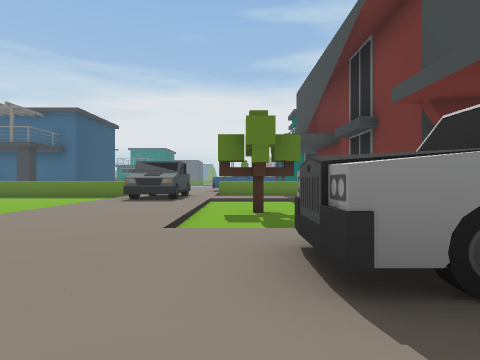
View 1 (above)

19 first-person views from a walk through a 3-D level made in the Unity game engine. The camera is 1.3 m above the floor, looks level and sees 75° across. The floor is counted in squares, 2 m on a side. Each view is taken from the middle of a square. On the plan, view 1 faces up. The plan holds only what a view shows up to about 10 squares ahead; the rest is blank. The place goes on beyond the plan.

View 2
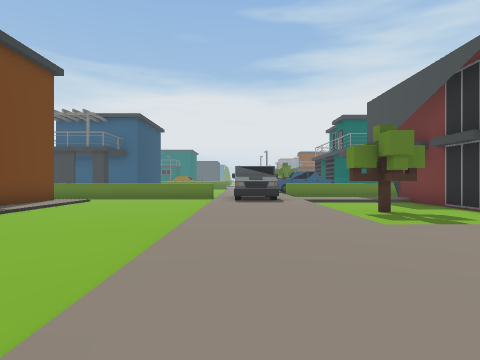

View 3
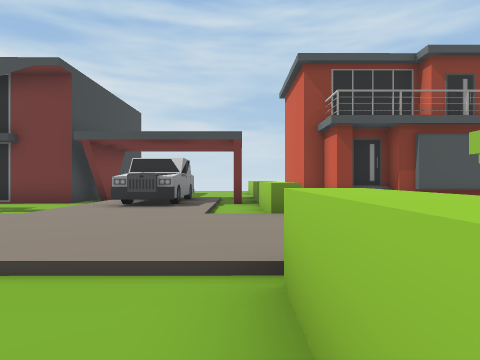

View 4
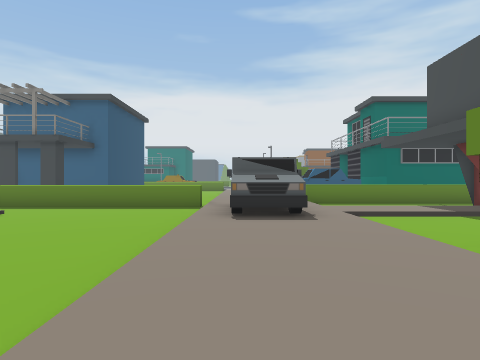

View 5
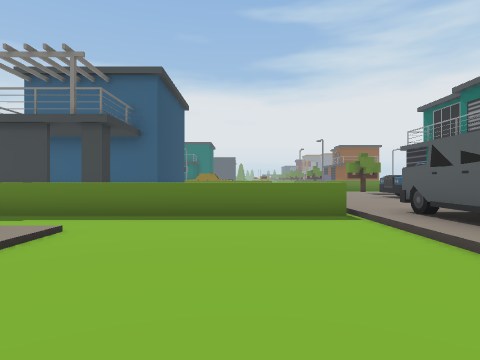

View 6
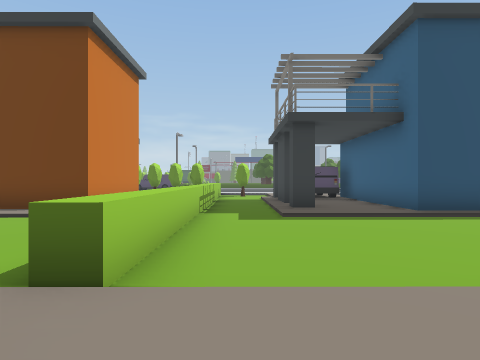

View 7
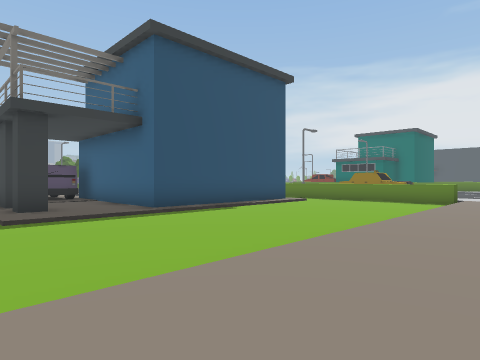

View 8
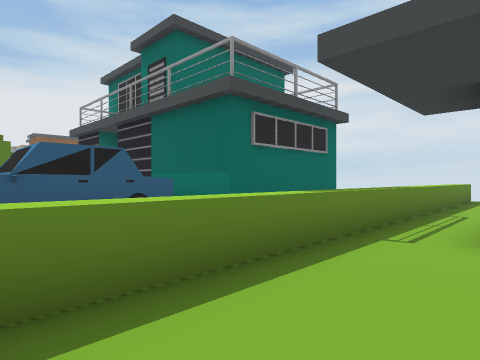

View 9
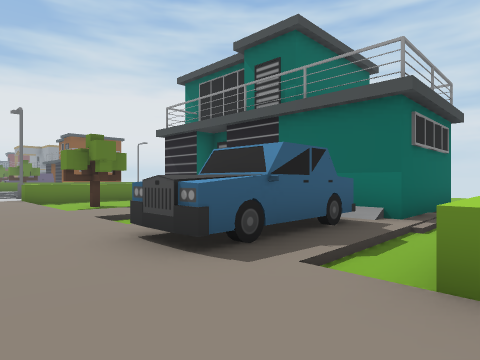

View 10
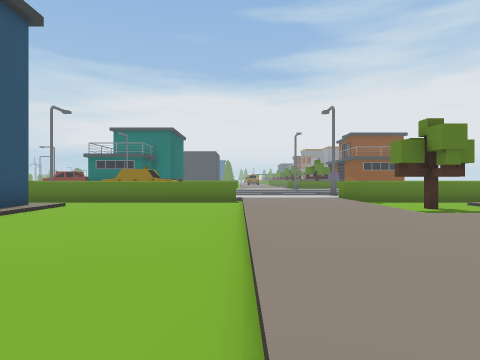

View 11
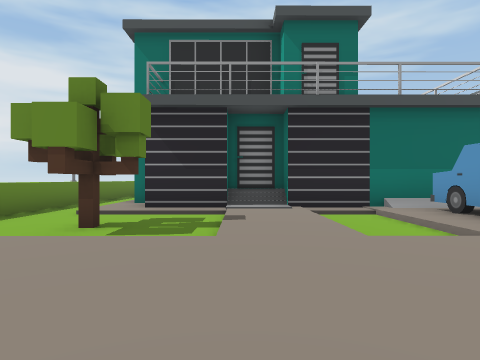

View 12
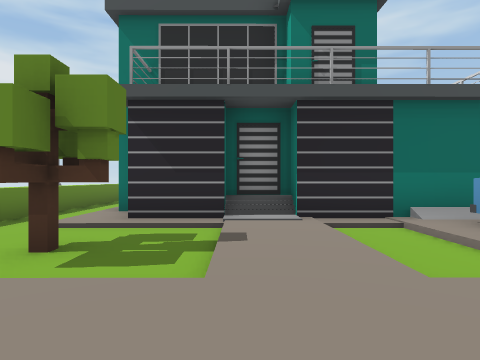

View 13
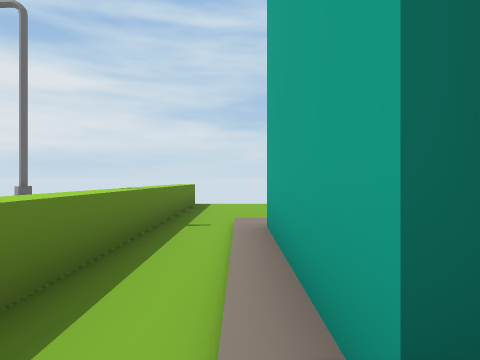

View 14
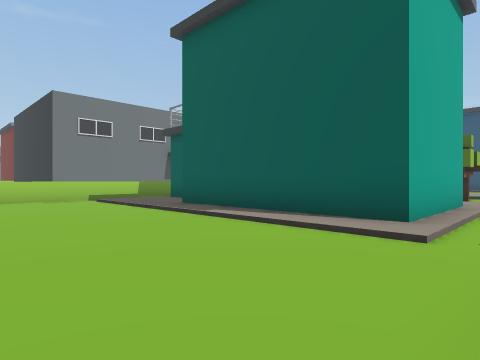

View 15
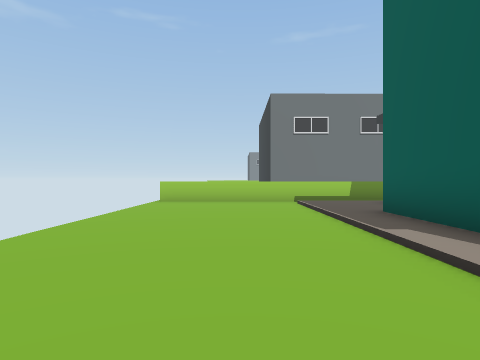

View 16
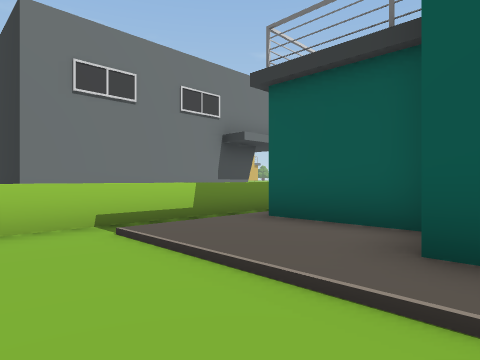

View 17
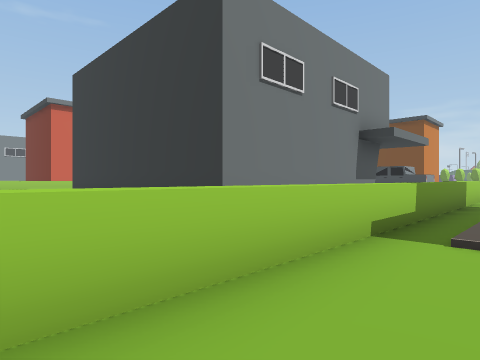

View 18
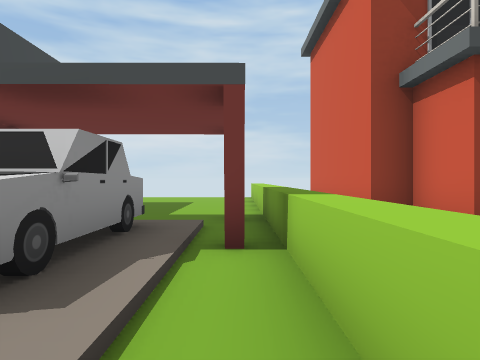

View 19
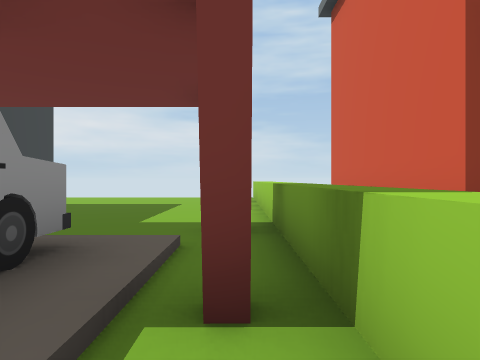

### Floor plan
Key: @ floor where view 1 was taken; # wall or solid block; x gap in a wall; . main floor; : floor 0.25 m higher than the main floor; / step, stairs or slope; ^ raised ledge; T truck; R tree; C car; O other object.
Columns run from 13 left of view 1 to 12 right of it. Each row starts with its distance up from view 1.
 25    ^^^^^^/::/^^^^^^^^^^^^^
 24    ....../::/.............
 23     /..../::/..///////....
 22     #..../::/RR/#####:....
 21     #..../::/../#   #:....
 20     #..../::::::#   #:....
 19     #..../::::::#   #:....
 18     #..../::/../#  ##:....
 17  ####..../::::::#  #::....
 16 O::::..../::CCCC#  #::....
 15   :::..../::CCC:####::....
 14  #x#/..../::/.............
 13  ......../::^^^^^^^^^^^^^^
 12  ^^^^^^^^^::/..........
 11    ....../T /////######
 10     ...../TT::::      #
  9  ####..../TT/...#     #
  8     #..../::/...#     #
  7     #..../::/...#     #
  6      ..../::/RR.#     #
  5      ..../::/...##    #..
  4       .../::/...##   ....
  3        ../:::::C   ......
  2        ../::::CCC/.......
  1         ./:::::::/......
  0        ../::/@..#. ....
 -1        ^^/::^^^^^^^^^^^^
 -2                  #####
 -3                 ##
 -4                 #
 -5                /#
 -6              RR/#
 -7                 #

Positions as (right, up) in squares from view 1, and headings:
1: (0, 0), facing up
2: (-3, -1), facing up
3: (-6, 0), facing right
4: (-3, 3), facing up
5: (-6, 6), facing up
6: (-2, 13), facing left
7: (-2, 13), facing up-left
8: (-1, 11), facing up-right
9: (-3, 13), facing up-right
10: (-4, 15), facing up
11: (-4, 20), facing right
12: (-3, 20), facing right
13: (3, 23), facing right
14: (12, 24), facing down-left
15: (10, 23), facing down
16: (10, 18), facing down-left
17: (12, 15), facing down-left
18: (-1, 0), facing right
19: (1, 0), facing right
